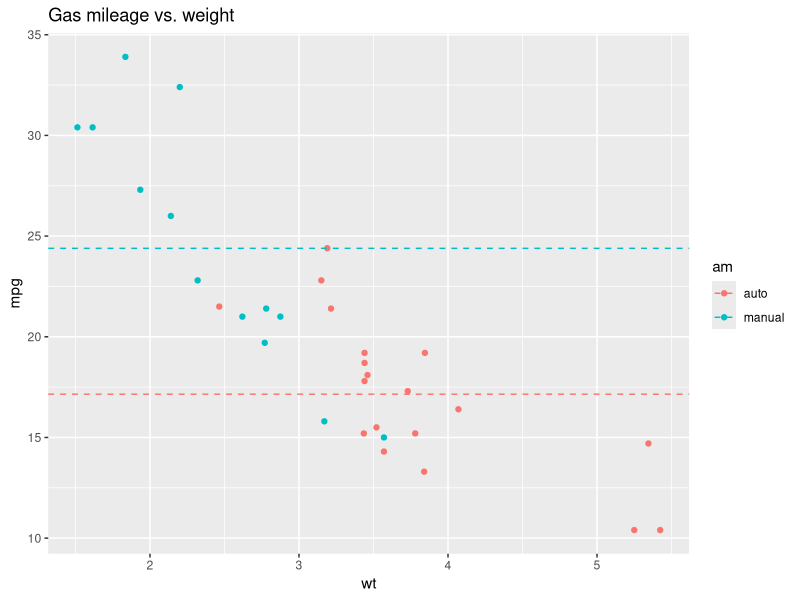
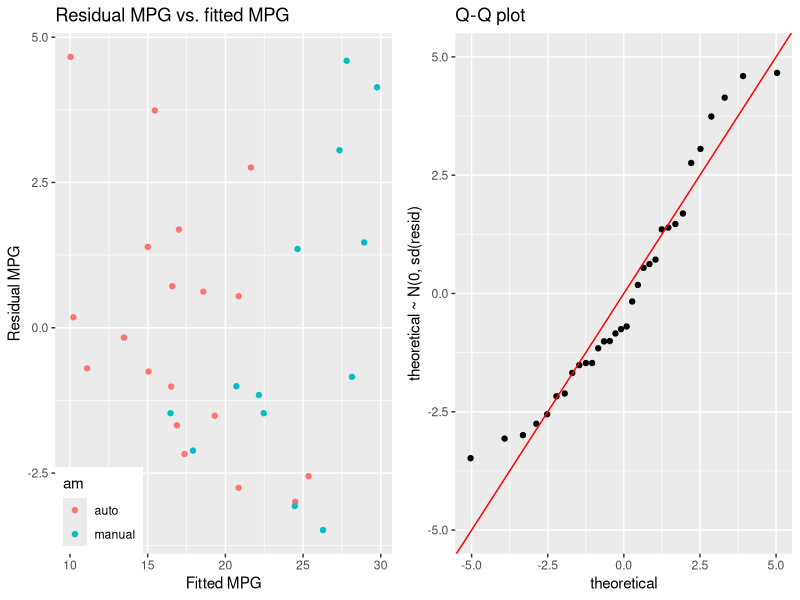
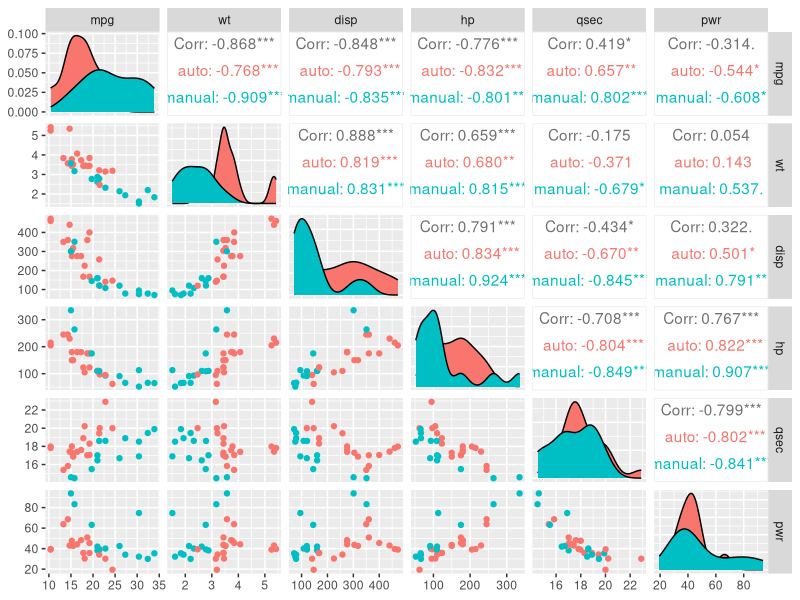

Generate these figures, in order, with R:
## ---- chunk 1
# TRUE relegates most code chunks to appendices, disables result
# output by default and disables warnings
tidydoc <- TRUE

if (tidydoc)
{
    options(warn = -1)
}

library(knitr)

# figure width 4 inches (PDF output), height = width, center figures
opts_chunk$set(fig.width=4, fig.height=4, fig.align='center')

# Increase the penalty for using scientific notation (to format
# numbers like 10000 normally, not in scientific notation)
options(scipen = 3)

if (tidydoc)
{
    opts_chunk$set(results='hide', echo=FALSE, size='scriptsize')
}
## ---- chunk 2

library(datasets)
data("mtcars")

library(ggplot2)
library(GGally)
## ---- chunk 3

# Convert transmission type, (cylinder count, carburetor count), and engine type
# to factor variables
mtcars$am <- factor(mtcars$am, levels = c(0, 1),
                    labels = c("auto", "manual"))
#mtcars$cyl <- factor(mtcars$cyl)
#mtcars$carb <- factor(mtcars$carb)
mtcars$vs <- factor(mtcars$vs, levels = c(0, 1),
                    labels = c("v", "straight"))

# Create a new variable for gross power/weight ratio
# (hp/1000 lb; 1 hp/1000 lb ≈ 1.64 W/kg)
mtcars$pwr <- mtcars$hp/mtcars$wt

g <- ggplot(mtcars, aes(x = wt, y = mpg))
g <- g + geom_point(aes(color = am))
g <- g + geom_hline(aes(yintercept = mpg, color = am),
                    data = aggregate(mpg ~ am, data = mtcars, mean),
                    linetype = "dashed")
g <- g + ggtitle("Gas mileage vs. weight")

print(g)
## ---- chunk 4
# Function for constructing a formula containing the desired variables
fitformula <- function(fitvar, modelvars = NULL, keepvar = NULL) {
    modelstr <- paste("mpg ~", paste(c(keepvar, modelvars, fitvar),
                                     collapse = " + "))
    as.formula(modelstr)
}

# Calculate the deviance resulting from fitting MPG using the listed
# variables as regressors
dev.next <- function(fitvar, modelvars = NULL)
{
    fit <- lm(fitformula(fitvar, modelvars), mtcars)
    deviance(fit)
}

fitvars <- c("wt", "disp", "pwr", "am", "qsec")
resids <- dev.next("am")
modelvars <- "am"
fits <- vector("list", length(fitvars))
fits[[1]] <- lm(fitformula("am"), mtcars)

# Create a sequence of fits, starting from mpg ~ am.
# In each step, choose as the next regressor the one which
# results in the fit having the smallest deviance (square sum
# of residuals)
while (is.null(fits[[length(fits)]]))
{
    # Determine the deviances of the linear models when each of the
    # as of yet unused variables is added
    devs <- sapply(setdiff(fitvars, modelvars),
                   function(fitvar) dev.next(fitvar, modelvars))

    # Choose the variable which results in least deviance
    resids <- c(resids, devs[which.min(devs)])
    modelvars <- c(modelvars, names(which.min(devs)))
    
    # Create a fit involving the chosen variables
    fits[[length(modelvars)]] <- lm(fitformula(modelvars), mtcars)
}

fits <- fits[1:length(modelvars)]

# Call the anova function with the incremental fits
do.call(anova, fits)
## ---- chunk 5
mpgmodel <- fits[[3]]
summary(mpgmodel)$coefficients
## ---- chunk 6
ammanual.est <- coef(mpgmodel)["ammanual"]
ammanual.confint <- confint(mpgmodel, "ammanual")
## ---- chunk 7
resplot <- qplot(x = fitted(mpgmodel), y = resid(mpgmodel), data = mtcars,
                 mapping = aes(color = am),
                 xlab = "Fitted MPG", ylab = "Residual MPG",
                 main = "Residual MPG vs. fitted MPG") + 
    theme(legend.justification=c(0,0), legend.position=c(0,0))

qqplot <- ggplot(data = data.frame(y = resid(mpgmodel)), aes(sample = y)) +
    stat_qq(dparams = list(sd = sd(resid(mpgmodel)))) +
    geom_abline(slope = 1, intercept = 0, color = "red") +
    ylim(-5, 5) +
    ggtitle("Q-Q plot") +
    ylab("theoretical ~ N(0, sd(resid)")
## ---- chunk 8
# Thanks to http://zevross.com/blog/2014/08/04/beautiful-plotting-in-r-a-ggplot2-cheatsheet-3/
# for the hint on gridExtra
library(gridExtra)

grid.arrange(resplot, qqplot, ncol=2)
## ---- chunk 9

paircols <- c("mpg", "wt", "disp", "hp" ,"qsec", "pwr")
ggpairs(mtcars, aes(color = am),
        columns = match(paircols, names(mtcars)))

## ---- chunk 10

## ---- chunk 11

## ---- chunk 12

## ---- chunk 13

